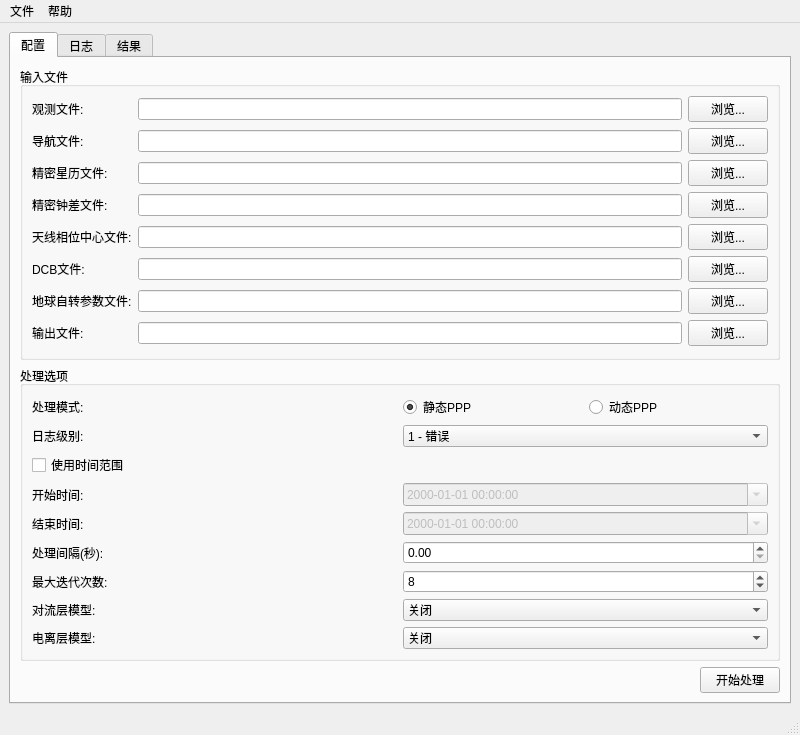
<?xml version="1.0" encoding="UTF-8"?>
<ui version="4.0">
 <class>MainWindow</class>
 <widget class="QMainWindow" name="MainWindow">
  <property name="geometry">
   <rect>
    <x>0</x>
    <y>0</y>
    <width>800</width>
    <height>608</height>
   </rect>
  </property>  <property name="windowTitle">
   <string>精密单点定位程序</string>
  </property>
  <widget class="QWidget" name="centralwidget">
   <layout class="QVBoxLayout" name="verticalLayout">
    <item>
     <widget class="QTabWidget" name="tabWidget">
      <property name="currentIndex">
       <number>0</number>
      </property>
      <widget class="QWidget" name="tabConfig">
       <attribute name="title">
        <string>配置</string>
       </attribute>
       <layout class="QVBoxLayout" name="verticalLayout_2">
        <item>
         <widget class="QGroupBox" name="groupBoxInput">
          <property name="title">
           <string>输入文件</string>
          </property>
          <layout class="QGridLayout" name="gridLayout">
           <item row="0" column="0">
            <widget class="QLabel" name="label">
             <property name="text">
              <string>观测文件:</string>
             </property>
            </widget>
           </item>
           <item row="0" column="1">
            <widget class="QLineEdit" name="lineEditObsFile"/>
           </item>
           <item row="0" column="2">
            <widget class="QPushButton" name="btnSelectObsFile">
             <property name="text">
              <string>浏览...</string>
             </property>
            </widget>
           </item>
           <item row="1" column="0">
            <widget class="QLabel" name="label_2">
             <property name="text">
              <string>导航文件:</string>
             </property>
            </widget>
           </item>
           <item row="1" column="1">
            <widget class="QLineEdit" name="lineEditNavFile"/>
           </item>
           <item row="1" column="2">
            <widget class="QPushButton" name="btnSelectNavFile">
             <property name="text">
              <string>浏览...</string>
             </property>
            </widget>
           </item>
           <item row="2" column="0">
            <widget class="QLabel" name="label_3">
             <property name="text">
              <string>精密星历文件:</string>
             </property>
            </widget>
           </item>
           <item row="2" column="1">
            <widget class="QLineEdit" name="lineEditSp3File"/>
           </item>
           <item row="2" column="2">
            <widget class="QPushButton" name="btnSelectSp3File">
             <property name="text">
              <string>浏览...</string>
             </property>
            </widget>
           </item>
           <item row="3" column="0">
            <widget class="QLabel" name="label_4">
             <property name="text">
              <string>精密钟差文件:</string>
             </property>
            </widget>
           </item>
           <item row="3" column="1">
            <widget class="QLineEdit" name="lineEditClkFile"/>
           </item>
           <item row="3" column="2">
            <widget class="QPushButton" name="btnSelectClkFile">
             <property name="text">
              <string>浏览...</string>
             </property>
            </widget>
           </item>
           <item row="4" column="0">
            <widget class="QLabel" name="label_5">
             <property name="text">
              <string>天线相位中心文件:</string>
             </property>
            </widget>
           </item>
           <item row="4" column="1">
            <widget class="QLineEdit" name="lineEditAtxFile"/>
           </item>
           <item row="4" column="2">
            <widget class="QPushButton" name="btnSelectAtxFile">
             <property name="text">
              <string>浏览...</string>
             </property>
            </widget>
           </item>
           <item row="5" column="0">
            <widget class="QLabel" name="label_6">
             <property name="text">
              <string>DCB文件:</string>
             </property>
            </widget>
           </item>
           <item row="5" column="1">
            <widget class="QLineEdit" name="lineEditDcbFile"/>
           </item>
           <item row="5" column="2">
            <widget class="QPushButton" name="btnSelectDcbFile">
             <property name="text">
              <string>浏览...</string>
             </property>
            </widget>
           </item>
           <item row="6" column="0">
            <widget class="QLabel" name="label_7">
             <property name="text">
              <string>地球自转参数文件:</string>
             </property>
            </widget>
           </item>
           <item row="6" column="1">
            <widget class="QLineEdit" name="lineEditErpFile"/>
           </item>
           <item row="6" column="2">
            <widget class="QPushButton" name="btnSelectErpFile">
             <property name="text">
              <string>浏览...</string>
             </property>
            </widget>
           </item>
           <item row="7" column="0">
            <widget class="QLabel" name="label_8">
             <property name="text">
              <string>输出文件:</string>
             </property>
            </widget>
           </item>
           <item row="7" column="1">
            <widget class="QLineEdit" name="lineEditOutFile"/>
           </item>
           <item row="7" column="2">
            <widget class="QPushButton" name="btnSelectOutFile">
             <property name="text">
              <string>浏览...</string>
             </property>
            </widget>
           </item>
          </layout>
         </widget>
        </item>
        <item>
         <widget class="QGroupBox" name="groupBoxOptions">
          <property name="title">
           <string>处理选项</string>
          </property>
          <layout class="QGridLayout" name="gridLayout_2">
           <item row="0" column="0">
            <widget class="QLabel" name="label_9">
             <property name="text">
              <string>处理模式:</string>
             </property>
            </widget>
           </item>
           <item row="0" column="1">
            <layout class="QHBoxLayout" name="horizontalLayout">
             <item>
              <widget class="QRadioButton" name="radioButtonStatic">
               <property name="text">
                <string>静态PPP</string>
               </property>
               <property name="checked">
                <bool>true</bool>
               </property>
              </widget>
             </item>
             <item>
              <widget class="QRadioButton" name="radioButtonKinematic">
               <property name="text">
                <string>动态PPP</string>
               </property>
              </widget>
             </item>
            </layout>
           </item>
           <item row="1" column="0">
            <widget class="QLabel" name="label_10">
             <property name="text">
              <string>日志级别:</string>
             </property>
            </widget>
           </item>
           <item row="1" column="1">
            <widget class="QComboBox" name="comboBoxTraceLevel">
             <item>
              <property name="text">
               <string>1 - 错误</string>
              </property>
             </item>
             <item>
              <property name="text">
               <string>2 - 警告</string>
              </property>
             </item>
             <item>
              <property name="text">
               <string>3 - 信息</string>
              </property>
             </item>
             <item>
              <property name="text">
               <string>4 - 调试</string>
              </property>
             </item>
             <item>
              <property name="text">
               <string>5 - 详细</string>
              </property>
             </item>
            </widget>
           </item>           <item row="2" column="0">
            <widget class="QCheckBox" name="checkBoxUseTimeRange">
             <property name="text">
              <string>使用时间范围</string>
             </property>
            </widget>
           </item>
           <item row="3" column="0">
            <widget class="QLabel" name="label_StartTime">
             <property name="text">
              <string>开始时间:</string>
             </property>
            </widget>
           </item>
           <item row="3" column="1">
            <widget class="QDateTimeEdit" name="dateTimeStart">
             <property name="enabled">
              <bool>false</bool>
             </property>
             <property name="displayFormat">
              <string>yyyy-MM-dd HH:mm:ss</string>
             </property>
             <property name="calendarPopup">
              <bool>true</bool>
             </property>
            </widget>
           </item>
           <item row="4" column="0">
            <widget class="QLabel" name="label_EndTime">
             <property name="text">
              <string>结束时间:</string>
             </property>
            </widget>
           </item>
           <item row="4" column="1">
            <widget class="QDateTimeEdit" name="dateTimeEnd">
             <property name="enabled">
              <bool>false</bool>
             </property>
             <property name="displayFormat">
              <string>yyyy-MM-dd HH:mm:ss</string>
             </property>
             <property name="calendarPopup">
              <bool>true</bool>
             </property>
            </widget>
           </item>
           <item row="5" column="0">
            <widget class="QLabel" name="label_Interval">
             <property name="text">
              <string>处理间隔(秒):</string>
             </property>
            </widget>
           </item>
           <item row="5" column="1">
            <widget class="QDoubleSpinBox" name="doubleSpinBoxInterval">
             <property name="minimum">
              <double>0.000000000000000</double>
             </property>
             <property name="maximum">
              <double>3600.000000000000000</double>
             </property>
            </widget>
           </item>
           <item row="6" column="0">
            <widget class="QLabel" name="label_Niter">
             <property name="text">
              <string>最大迭代次数:</string>
             </property>
            </widget>
           </item>
           <item row="6" column="1">
            <widget class="QSpinBox" name="spinBoxNiter">
             <property name="minimum">
              <number>1</number>
             </property>
             <property name="maximum">
              <number>20</number>
             </property>
             <property name="value">
              <number>8</number>
             </property>
            </widget>
           </item>
           <item row="7" column="0">
            <widget class="QLabel" name="label_TropModel">
             <property name="text">
              <string>对流层模型:</string>
             </property>
            </widget>
           </item>
           <item row="7" column="1">
            <widget class="QComboBox" name="comboBoxTropModel">
             <item>
              <property name="text">
               <string>关闭</string>
              </property>
             </item>
             <item>
              <property name="text">
               <string>Saastamoinen模型</string>
              </property>
             </item>
             <item>
              <property name="text">
               <string>SBAS模型</string>
              </property>
             </item>
             <item>
              <property name="text">
               <string>估计ZTD</string>
              </property>
             </item>
             <item>
              <property name="text">
               <string>估计ZTD+梯度</string>
              </property>
             </item>
            </widget>
           </item>
           <item row="8" column="0">
            <widget class="QLabel" name="label_IonoModel">
             <property name="text">
              <string>电离层模型:</string>
             </property>
            </widget>
           </item>
           <item row="8" column="1">
            <widget class="QComboBox" name="comboBoxIonoModel">
             <item>
              <property name="text">
               <string>关闭</string>
              </property>
             </item>
             <item>
              <property name="text">
               <string>广播模型</string>
              </property>
             </item>
             <item>
              <property name="text">
               <string>SBAS模型</string>
              </property>
             </item>
             <item>
              <property name="text">
               <string>无电离层组合</string>
              </property>
             </item>
             <item>
              <property name="text">
               <string>估计STEC</string>
              </property>
             </item>
             <item>
              <property name="text">
               <string>TEC模型</string>
              </property>
             </item>
            </widget>
           </item>
          </layout>
         </widget>
        </item>
        <item>
         <layout class="QHBoxLayout" name="horizontalLayout_2">
          <item>
           <spacer name="horizontalSpacer">
            <property name="orientation">
             <enum>Qt::Orientation::Horizontal</enum>
            </property>
            <property name="sizeHint" stdset="0">
             <size>
              <width>40</width>
              <height>20</height>
             </size>
            </property>
           </spacer>
          </item>
          <item>
           <widget class="QPushButton" name="btnStartProcessing">
            <property name="text">
             <string>开始处理</string>
            </property>
           </widget>
          </item>
         </layout>
        </item>
       </layout>
      </widget>      <widget class="QWidget" name="tabLog">
       <attribute name="title">
        <string>日志</string>
       </attribute>
       <layout class="QVBoxLayout" name="verticalLayout_3">
        <item>
         <widget class="QTextEdit" name="textEditLog">
          <property name="readOnly">
           <bool>true</bool>
          </property>
         </widget>
        </item>
        <item>
         <layout class="QHBoxLayout" name="horizontalLayout_3">
          <item>
           <spacer name="horizontalSpacer_2">
            <property name="orientation">
             <enum>Qt::Orientation::Horizontal</enum>
            </property>
            <property name="sizeHint" stdset="0">
             <size>
              <width>40</width>
              <height>20</height>
             </size>
            </property>
           </spacer>
          </item>
          <item>
           <widget class="QPushButton" name="btnClearLog">
            <property name="text">
             <string>清空日志</string>
            </property>
           </widget>
          </item>
         </layout>
        </item>
       </layout>
      </widget>
      <widget class="QWidget" name="tabResults">
       <attribute name="title">
        <string>结果</string>
       </attribute>
       <layout class="QVBoxLayout" name="verticalLayout_4">
        <item>
         <widget class="QTableWidget" name="tableWidgetResults">
          <property name="editTriggers">
           <set>QAbstractItemView::NoEditTriggers</set>
          </property>
          <property name="alternatingRowColors">
           <bool>true</bool>
          </property>
          <property name="selectionBehavior">
           <enum>QAbstractItemView::SelectRows</enum>
          </property>
          <property name="sortingEnabled">
           <bool>true</bool>
          </property>
          <attribute name="horizontalHeaderStretchLastSection">
           <bool>true</bool>
          </attribute>
          <column>
           <property name="text">
            <string>时间</string>
           </property>
          </column>
          <column>
           <property name="text">
            <string>纬度(°)</string>
           </property>
          </column>
          <column>
           <property name="text">
            <string>经度(°)</string>
           </property>
          </column>
          <column>
           <property name="text">
            <string>高程(m)</string>
           </property>
          </column>
          <column>
           <property name="text">
            <string>解算质量</string>
           </property>
          </column>
          <column>
           <property name="text">
            <string>卫星数</string>
           </property>
          </column>
          <column>
           <property name="text">
            <string>sdn(m)</string>
           </property>
          </column>
          <column>
           <property name="text">
            <string>sde(m)</string>
           </property>
          </column>
          <column>
           <property name="text">
            <string>sdu(m)</string>
           </property>
          </column>
          <column>
           <property name="text">
            <string>sdne(m)</string>
           </property>
          </column>
          <column>
           <property name="text">
            <string>sdeu(m)</string>
           </property>
          </column>
          <column>
           <property name="text">
            <string>sdun(m)</string>
           </property>
          </column>
         </widget>
        </item>
        <item>
         <layout class="QHBoxLayout" name="horizontalLayout_4">
          <item>
           <widget class="QPushButton" name="btnExportResults">
            <property name="text">
             <string>导出结果</string>
            </property>
           </widget>
          </item>
          <item>
           <spacer name="horizontalSpacer_3">
            <property name="orientation">
             <enum>Qt::Orientation::Horizontal</enum>
            </property>
            <property name="sizeHint" stdset="0">
             <size>
              <width>40</width>
              <height>20</height>
             </size>
            </property>
           </spacer>
          </item>
          <item>
           <widget class="QPushButton" name="btnClearResults">
            <property name="text">
             <string>清空结果</string>
            </property>
           </widget>
          </item>
         </layout>
        </item>
       </layout>
      </widget>
     </widget>
    </item>
   </layout>
  </widget>
  <widget class="QMenuBar" name="menubar">
   <property name="geometry">
    <rect>
     <x>0</x>
     <y>0</y>
     <width>800</width>
     <height>24</height>
    </rect>
   </property>
   <widget class="QMenu" name="menu">
    <property name="title">
     <string>文件</string>
    </property>
    <addaction name="action_Exit"/>
   </widget>
   <widget class="QMenu" name="menu_2">
    <property name="title">
     <string>帮助</string>
    </property>
    <addaction name="action_About"/>
   </widget>
   <addaction name="menu"/>
   <addaction name="menu_2"/>
  </widget>
  <widget class="QStatusBar" name="statusbar"/>
  <action name="action_Exit">
   <property name="text">
    <string>退出</string>
   </property>
  </action>
  <action name="action_About">
   <property name="text">
    <string>关于</string>
   </property>
  </action>
 </widget>
 <resources/>
 <connections/>
</ui>
